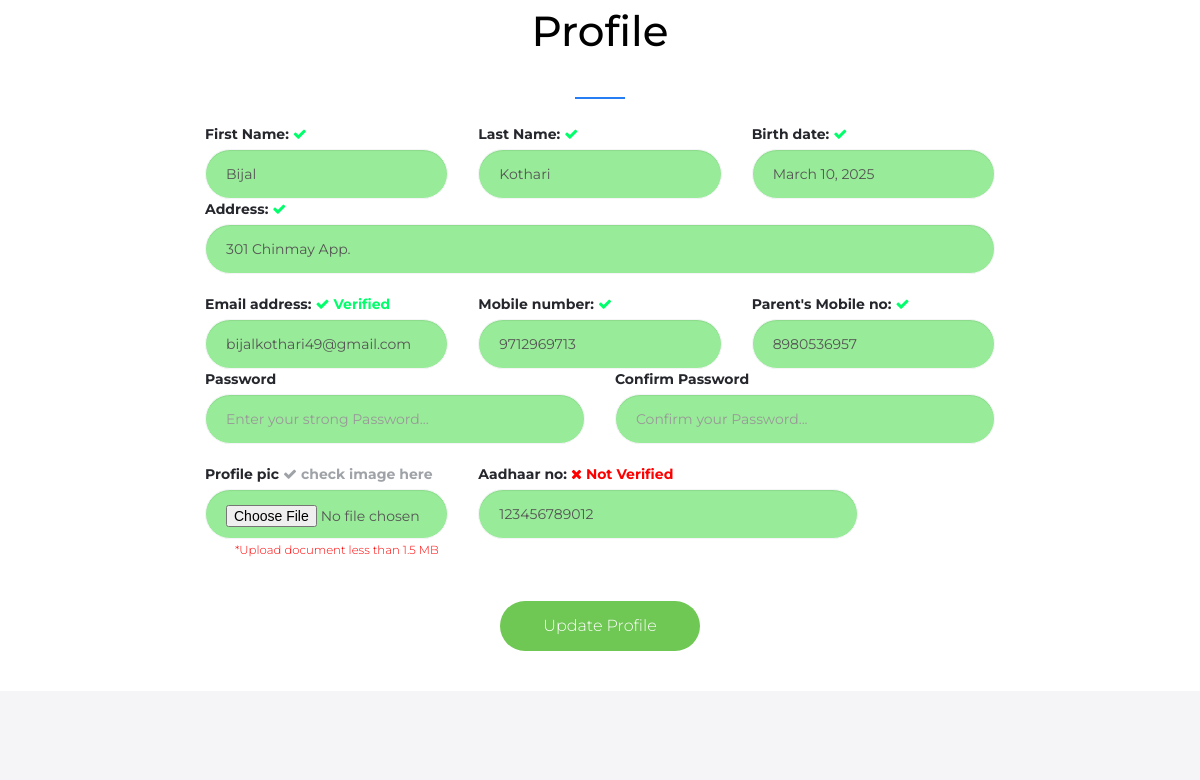
The page /profile/ (signed in, middle part) on the database as committed earlier.
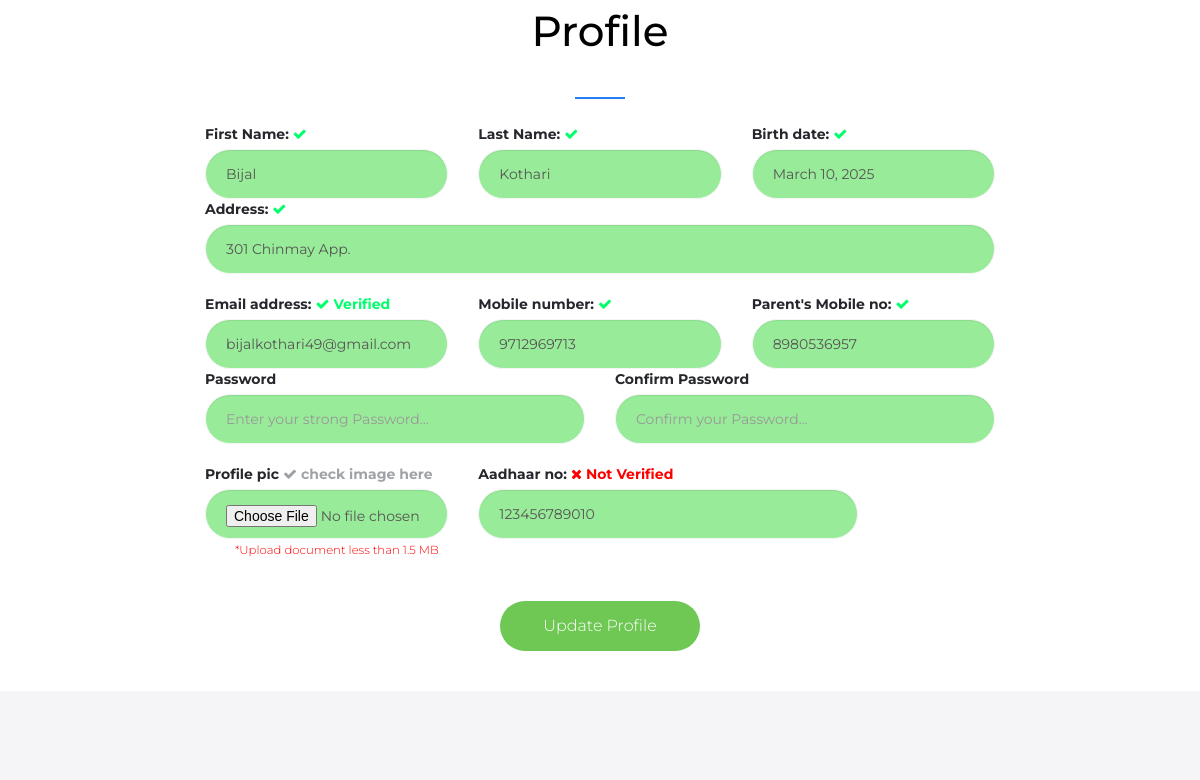
The same page on the database as committed later.
### student/models.py (models this page shows, shortened)
class Student(models.Model):
    doc_choice = (
        ('Owner','Owner'),
        ('Sir','Sir'),
        ('Student','Student'),
    )
    first_name = models.CharField(max_length=30)
    last_name = models.CharField(max_length=30)
    birth_date = models.DateField(blank=True, null=True)
    email = models.EmailField(unique=True)
    mobile = models.CharField(max_length=10)
    parent_mobile = models.CharField(max_length=10)
    role = models.CharField(max_length=10, choices=doc_choice, default='Student')
    address = models.TextField()
    password = models.CharField(max_length=30)
    password_reset = models.BooleanField(default=False)
    verified = models.BooleanField(default=False)
    aadhar = models.CharField(max_length=12, unique=True)
    aadhar_verified = models.BooleanField(default=False)
    profile_qr = models.FileField(upload_to='profile_qr/',default='default/qr.png')
    profile_image = models.FileField(upload_to='profile/', default='default/profile.jpg')
    profile_image_verified = models.BooleanField(default=False)
    fees_amount = models.IntegerField(default=0)
    fees_paid = models.IntegerField(default=0)
    fees_status = models.BooleanField(default=False)
    batch_name = models.CharField(max_length=30, blank=True, null=True, default='General')
    batch_start_date = models.DateField(blank=True, null=True)
    batch_end_date = models.DateField(blank=True, null=True)
    created_at = models.DateTimeField(auto_now_add=True)

### student/views.py (the view, shortened to what this page needs)
# urls.py: path('profile/', views.profile, name='profile'),
def profile(request):
    try:
        student = Student.objects.get(email=request.session['email'])
        return render(request, 'student/profile.html', {'student':student})
    except:
        return render(request, 'student/login.html', {'msg':'Please login first!!'})

### student/templates/student/profile.html (shortened to what the changed rows need)
{% extends 'student/student-header.html' %}
{% load static %}
{% block content %}
<div class="row mt-50">
    <div class="col-md-8 col-md-offset-2">
        <h2 class="text-center heading-separator" style="color: black;">Profile</h2>
        <form action="{% url 'profile' %}" method="POST" class="form" enctype="multipart/form-data">
            <div class="row">
                <div class="col-sm-4">
                    <div class="form-group">
                      <label for="name">First Name: <span style="color: rgb(0, 255, 106);"> <i class="fa fa-check"></i> </span> </label>
                      <input type="text" readonly value="{{student.first_name}}" name="fname" required style="background-color: rgb(152, 235, 152);" placeholder="Enter Your First Name..." class="form-control" id="fname">
                    </div>
                </div>
                <div class="col-sm-4">
                    <div class="form-group">
                      <label for="email">Last Name:<span style="color: rgb(0, 255, 106);"> <i class="fa fa-check"></i> </span></label>
                      <input type="text" readonly value="{{student.last_name}}" name="lname" required placeholder="Enter Your Last Name..." style="background-color: rgb(152, 235, 152);" class="form-control" id="">
                    </div>
                </div>
                <div class="col-sm-4">
                    <div class="form-group">
                      <label for="name">Birth date:<span style="color: rgb(0, 255, 106);"> <i class="fa fa-check"></i> </span></label>
                      <input type="text" readonly value="{{student.birth_date}}" name="bday" required placeholder="Enter Your Birthday..." style="background-color: rgb(152, 235, 152);" class="form-control" id="bday">
                    </div>
                </div>
                <div class="col-sm-12">
                    <div class="form-group">
                      <label for="address">Address: <span style="color: rgb(0, 255, 106);"> <i class="fa fa-check"></i> </span></label>
                      <input type="text" name="address" readonly value="{{student.address}}" placeholder="Enter your address..." required class="form-control" style="background-color: rgb(152, 235, 152);" id="email">
                    </div>
                </div>
            </div><br>
            <div class="row">
                <div class="col-sm-4">
                    <div class="form-group">
                      <label for="name">Email address: <span style="color: rgb(0, 255, 106);"> <i class="fa fa-check"></i> Verified </span></label>
                      <input type="email" name="email" readonly value="{{student.email}}" required style="background-color: rgb(152, 235, 152);" placeholder="Enter Your Email..." class="form-control" id="email">
                    </div>
                </div>
                <div class="col-sm-4">
                    <div class="form-group">
                      <label for="name">Mobile number: <span style="color: rgb(0, 255, 106);"> <i class="fa fa-check"></i> </span></label>
                      <input type="tel" name="mobile" readonly value="{{student.mobile}}" maxlength="10" minlength="10" required style="background-color: rgb(152, 235, 152);" placeholder="Enter Your Mobile numner..." class="form-control" id="mobile">
                    </div>
                </div>
                <div class="col-sm-4">
                    <div class="form-group">
                      <label for="name">Parent's Mobile no: <span style="color: rgb(0, 255, 106);"> <i class="fa fa-check"></i> </span></label>
                      <input type="tel" name="pmobile" readonly maxlength="10" value="{{student.parent_mobile}}" minlength="10" required placeholder="Enter Your Parent's number..." style="background-color: rgb(152, 235, 152);" class="form-control" id="mobile">
                    </div>
                </div>
            </div><br>
            <div class="row">
              <div class="col-sm-6 center">
                  <div class="form-group">
                    <label for="name">Aadhaar no:
                        {% if student.aadhar_verified %}
                         <span style="color: rgb(50, 188, 243);"> <i class="fa fa-check"></i> Verified </span>
                        {% else %}
                        <span style="color: red;"> <i class="fa fa-times"></i> Not Verified </span>
                        {% endif %}
                    </label>
                    <input type="tel" name="aadhar" readonly value="{{student.aadhar}}" minlength="12" required style="background-color: rgb(152, 235, 152);" placeholder="Enter Your Aadhaar numner..." class="form-control" id="mobile">
                  </div>
              </div>
          </div><br>
        </form>
    </div>
</div>
{% endblock %}

Rows that differ between the two databases and show on the page:
changed Student "Bijal": aadhar "123456789012" → "123456789010"
